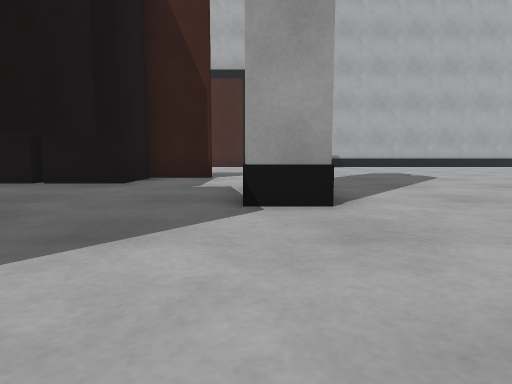
[1] (above)

22 first-person views from a walk through a robot-simulator world made for Gazebo. The camera is 0.23 m above the floor, tilts 6° down and sees 75° across. The floor is counted in squares, 0.5 m on a side. Each view is taken from the middle of a square. On the plan, view 1 faces up. The plan holds only what a view shows up to about 9 squares ahead; the rest is blank.

[2]
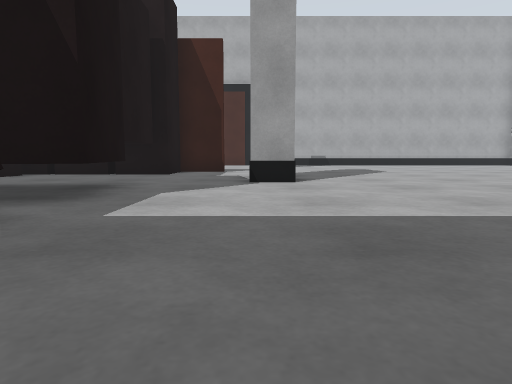

[3]
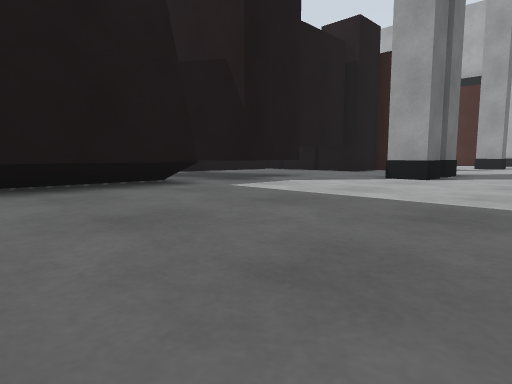

[4]
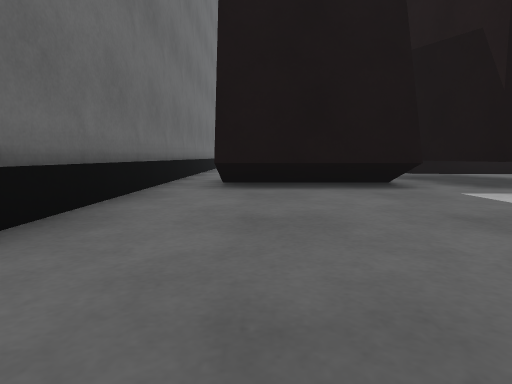

[5]
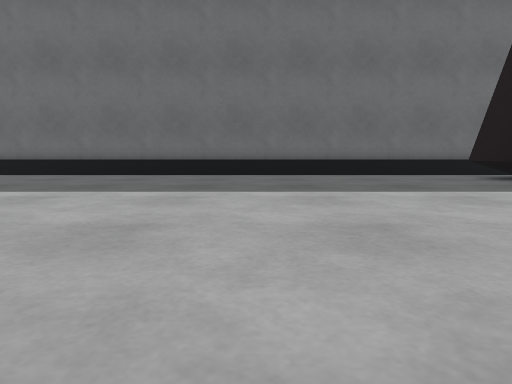

[6]
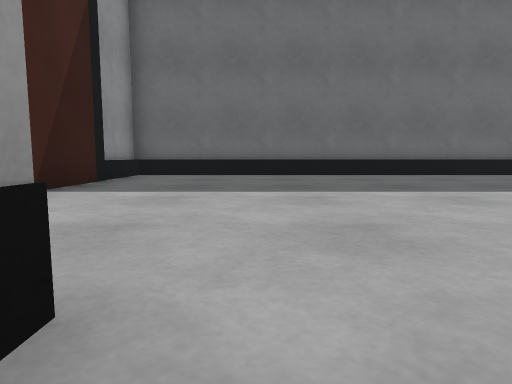

[7]
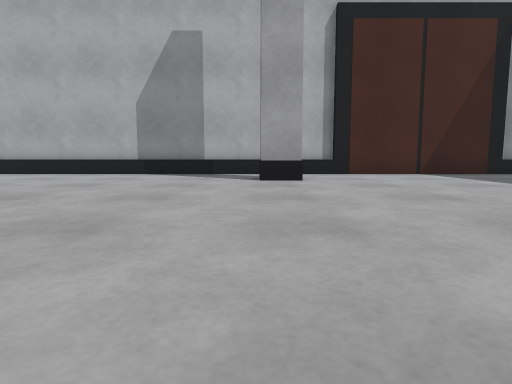

[8]
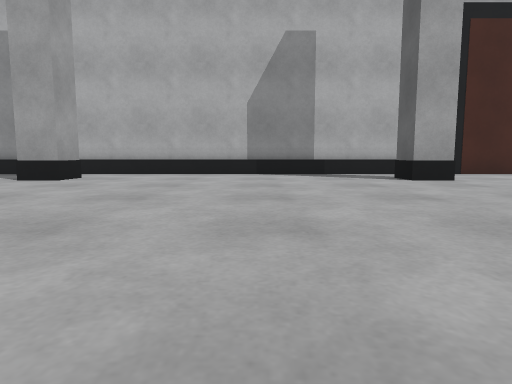

[9]
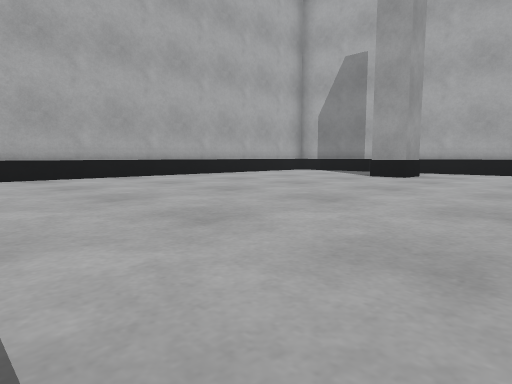

[10]
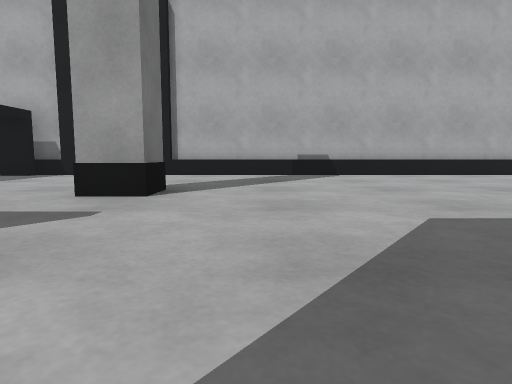

[11]
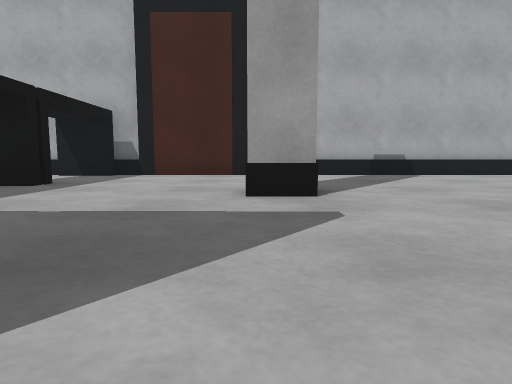

[12]
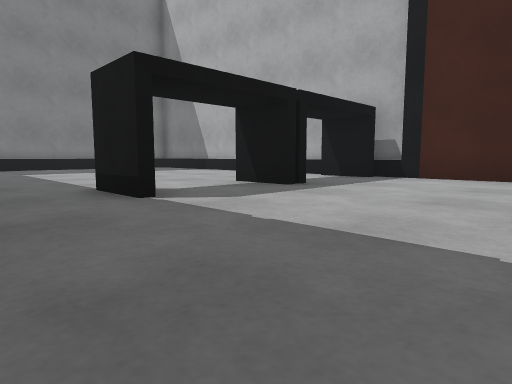

[13]
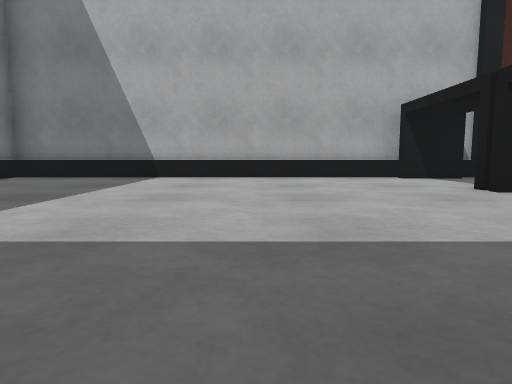

[14]
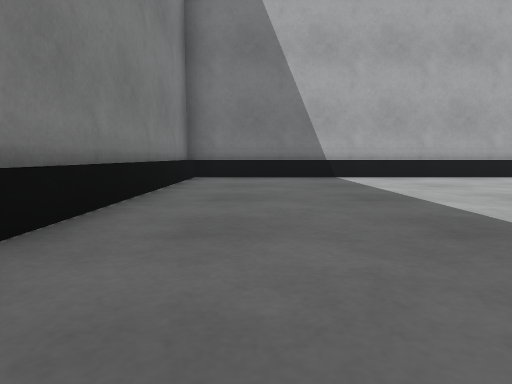

[15]
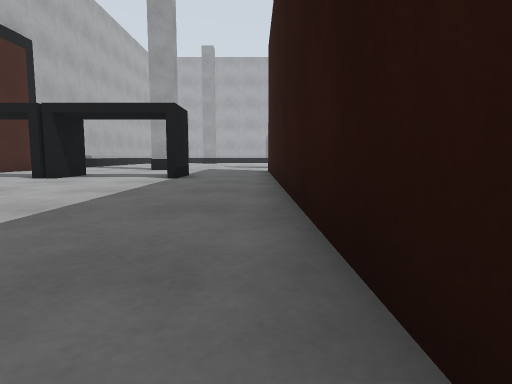

[16]
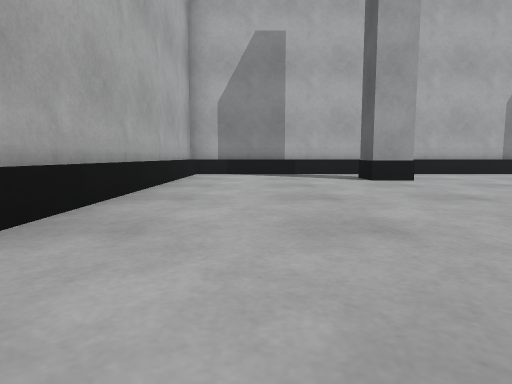

[17]
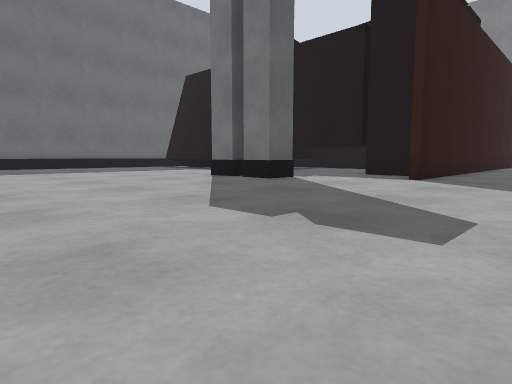

[18]
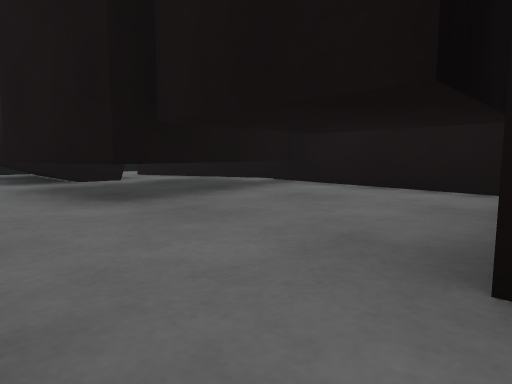

[19]
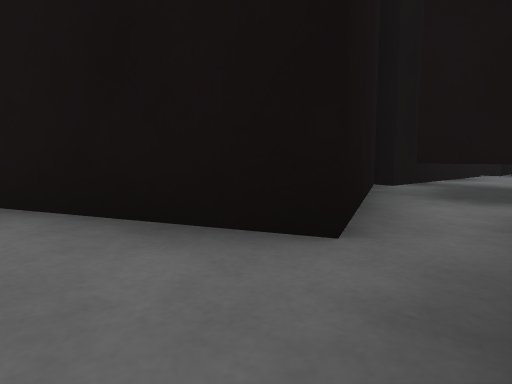

[20]
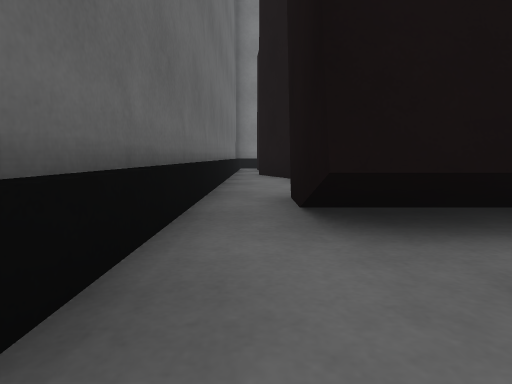

[21]
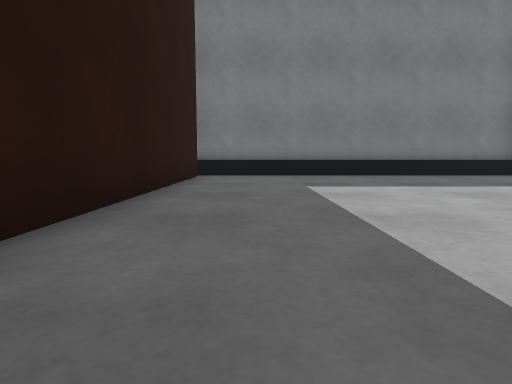

[22]
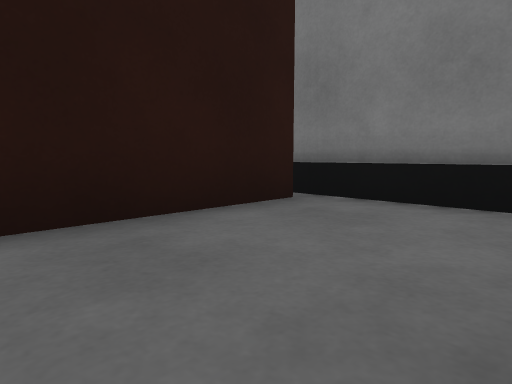

### Floor plan
Key: @ floor where view 1 was taken; # wall or solid block; . floor; P black post; B black box; L door leaf; I pillar.
Columns run from 14 left of view 1 to 14 right of it. Each row starts with its distance up from view 1.
 16 ###########BL#B##############
 15 #.........B.................#
 14 #...........................#
 13 #.........B.................#
 12 #.............B...........B.#
 11 #.............I...........I.#
 10 #........B#.................#
  9 #...........................#
  8 #...........#...............#
  7 #######PPPPPP...............#
  6        PPPPP................#
  5         BB.B..B.............#
  4         BB.B..B...........B.#
  3         BBBB..B...........B.#
  2         BBB B...............B
  1             B........ ......L
  0         BBBB..@...... ......#
 -1         BBBBB...............L
 -2         BB BB...............B
 -3       BBB.BBB...............#
 -4      BB.....................#
 -5      ########################

Where each view was taken, in squares from view 1:
view 1: 0 up, 0 right, facing up
view 2: 3 down, 0 right, facing up
view 3: 4 down, 3 right, facing up-left
view 4: 3 down, 3 right, facing left
view 5: 4 up, 3 right, facing down
view 6: 4 up, 11 right, facing down
view 7: 4 up, 5 right, facing right
view 8: 7 up, 5 right, facing right
view 9: 8 up, 4 right, facing up-right
view 10: 7 up, 2 right, facing up
view 11: 7 up, 0 right, facing up
view 12: 8 up, 0 right, facing up-left
view 13: 8 up, 8 left, facing up
view 14: 8 up, 12 left, facing up
view 15: 8 up, 12 left, facing right
view 16: 14 up, 5 right, facing right
view 17: 10 up, 6 right, facing down-left
view 18: 6 up, 1 left, facing down-left
view 19: 4 down, 4 left, facing up-left
view 20: 4 down, 0 right, facing left
view 21: 9 up, 5 left, facing left
view 22: 10 up, 10 left, facing down-left
